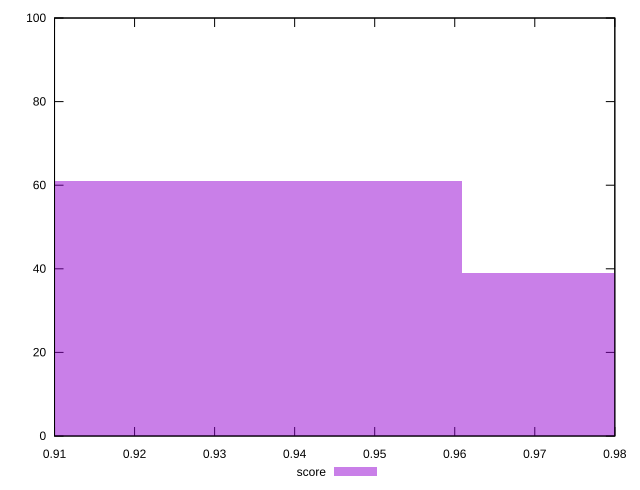

The script that saved this image:
reset

$score <<EOF
1.0027414710540166 39
0.9191796817995153 61
EOF

set key outside below
set boxwidth 0.08356178925450139
set xrange [0.91:0.98]
set yrange [0:100]
set trange [0:100]
set style fill transparent solid 0.5 noborder
set terminal svg size 640, 490 enhanced background rgb 'white'
set output "reports/report_00028_2021-02-24T12-49-42.674Z/dom-size/samples/card/score/histogram.svg"

plot $score title "score" with boxes

reset
